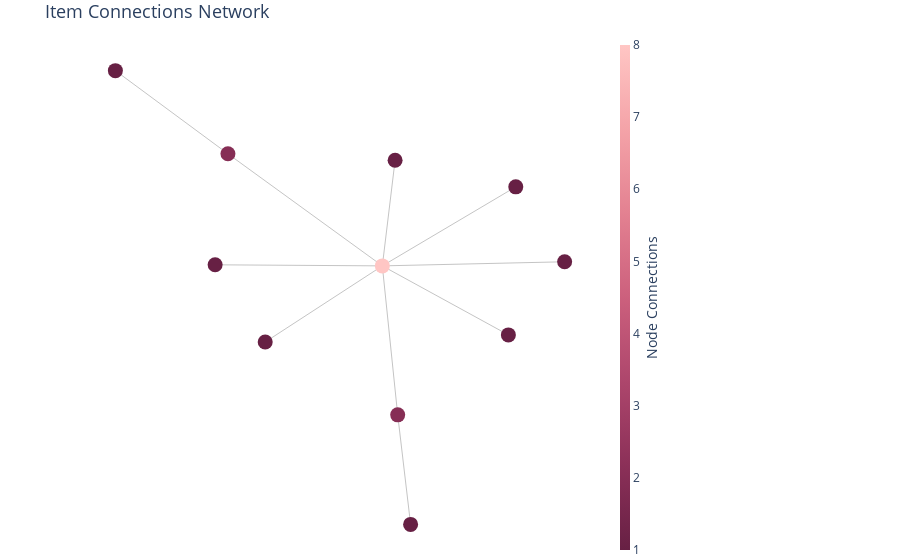

Notebook code for this chart:
### Markdown cell above
### 4.3 Rules Visualization

### Code cell
network_A = list(rules["antecedents"].unique())
network_B = list(rules["consequents"].unique())
node_list = list(set(network_A + network_B))
G = nx.Graph()
for i in node_list:
    G.add_node(i)
for i,j in rules.iterrows():
    G.add_edges_from([(j["antecedents"], j["consequents"])])
pos = nx.spring_layout(G, k=0.5, dim=2, iterations=400)
for n, p in pos.items():
    G.nodes[n]['pos'] = p

edge_trace = go.Scatter(x=[], y=[], line=dict(width=0.5, color='#888'), hoverinfo='none', mode='lines')

for edge in G.edges():
    x0, y0 = G.nodes[edge[0]]['pos']
    x1, y1 = G.nodes[edge[1]]['pos']
    edge_trace['x'] += tuple([x0, x1, None])
    edge_trace['y'] += tuple([y0, y1, None])

node_trace = go.Scatter(x=[], y=[], text=[], mode='markers', hoverinfo='text',
    marker=dict(showscale=True, colorscale='Burg', reversescale=True, color=[], size=15,
    colorbar=dict(thickness=10, title='Node Connections', xanchor='left', titleside='right')))

for node in G.nodes():
    x, y = G.nodes[node]['pos']
    node_trace['x'] += tuple([x])
    node_trace['y'] += tuple([y])

for node, adjacencies in enumerate(G.adjacency()):
    node_trace['marker']['color']+=tuple([len(adjacencies[1])])
    node_info = str(adjacencies[0]) +'<br>No of Connections: {}'.format(str(len(adjacencies[1])))
    node_trace['text']+=tuple([node_info])

fig = go.Figure(data=[edge_trace, node_trace],
    layout=go.Layout(title='Item Connections Network', titlefont=dict(size=18),
    plot_bgcolor='white', showlegend=False, margin=dict(b=0,l=80,r=300,t=35),
    xaxis=dict(showgrid=False, zeroline=False, showticklabels=False),
    yaxis=dict(showgrid=False, zeroline=False, showticklabels=False)))

iplot(fig)

### Figure 1 — Plotly figure (JSON) as saved in the notebook; plotly's stock layout.template omitted (floating-point values rounded to 4 significant figures)
{"data": [{"hoverinfo": "none", "line": {"color": "#888", "width": 0.5}, "mode": "lines", "type": "scatter", "x": [0.383, 0.04745, null, 0.04745, 0.08609, null, 0.04745, 0.3644, null, 0.04745, -0.2471, null, 0.04745, 0.5058, null, 0.04745, -0.373, null, 0.04745, -0.3408, null, 0.04745, 0.07955, null, 0.08609, 0.1185, null, -0.3408, -0.6239, null], "y": [0.3318, 0.01988, null, 0.01988, -0.5678, null, 0.01988, -0.2524, null, 0.01988, -0.2805, null, 0.01988, 0.03608, null, 0.01988, 0.0241, null, 0.01988, 0.4621, null, 0.01988, 0.4366, null, -0.5678, -1.0, null, 0.4621, 0.7903, null]}, {"hoverinfo": "text", "marker": {"color": [1, 8, 1, 2, 1, 2, 1, 1, 1, 1, 1], "colorbar": {"thickness": 10, "title": {"side": "right", "text": "Node Connections"}, "xanchor": "left"}, "colorscale": [[0, "rgb(255, 198, 196)"], [0.1667, "rgb(244, 163, 168)"], [0.3333, "rgb(227, 129, 145)"], [0.5, "rgb(204, 96, 125)"], [0.6667, "rgb(173, 70, 108)"], [0.8333, "rgb(139, 48, 88)"], [1, "rgb(103, 32, 68)"]], "reversescale": true, "showscale": true, "size": 15}, "mode": "markers", "text": ["Sandwich<br>No of Connections: 1", "Coffee<br>No of Connections: 8", "Juice<br>No of Connections: 1", "Cake<br>No of Connections: 2", "Hot chocolate<br>No of Connections: 1", "Pastry<br>No of Connections: 2", "Medialuna<br>No of Connections: 1", "Tea<br>No of Connections: 1", "Bread<br>No of Connections: 1", "Cookies<br>No of Connections: 1", "Toast<br>No of Connections: 1"], "type": "scatter", "x": [0.383, 0.04745, 0.5058, 0.08609, -0.2471, -0.3408, -0.373, 0.1185, -0.6239, 0.3644, 0.07955], "y": [0.3318, 0.01988, 0.03608, -0.5678, -0.2805, 0.4621, 0.0241, -1.0, 0.7903, -0.2524, 0.4366]}], "layout": {"margin": {"b": 0, "l": 80, "r": 300, "t": 35}, "plot_bgcolor": "white", "showlegend": false, "title": {"font": {"size": 18}, "text": "Item Connections Network"}, "xaxis": {"showgrid": false, "showticklabels": false, "zeroline": false}, "yaxis": {"showgrid": false, "showticklabels": false, "zeroline": false}}}
